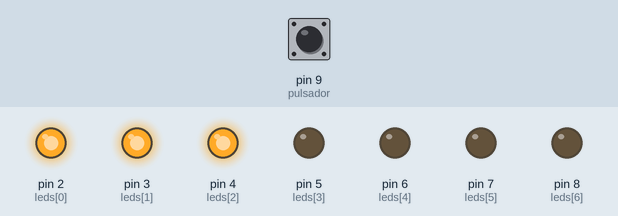
The sketch below on a simulated Arduino Uno, built with avr-gcc and run on an emulated ATmega328P. Parts: output pins drawn as LEDs (lit = HIGH). Dashed ring = blinking. The test bench sets the inputs (shaded band); at power-on: pin 9 (pulsador) LOW.

Above: at 1.2 s.
1.3 s: pin 9 (pulsador) pulled HIGH for 0.15 s
At 2.34 s:
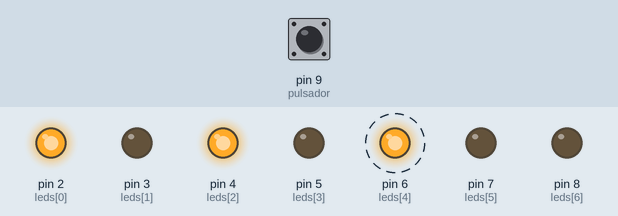
4.3 s: pin 9 (pulsador) pulled HIGH for 1 s
At 6.57 s:
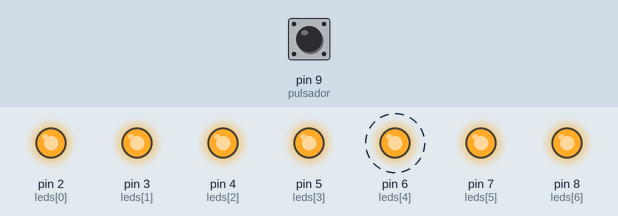
8.3 s: pin 9 (pulsador) pulled HIGH for 0.15 s
At 9.04 s:
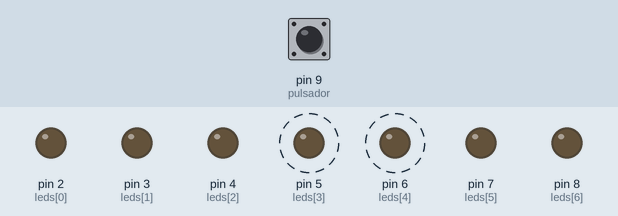
11.3 s: pin 9 (pulsador) pulled HIGH for 3.2 s
Timing chart, 0 to 17.0 s (numbered marks = the images above; inputs shaded):
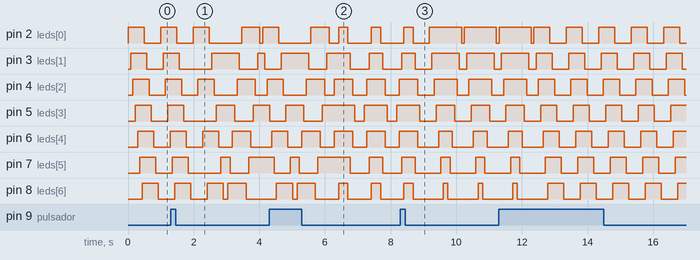

Measured:
- by itself, pin 5 (leds[3]): alternates HIGH for 0.49 s and LOW for 0.50 s

The sketch:

secuencias_de_leds_v2.ino
```cpp
/*

  Código escrito por: Esteban Carrillo para EDEPTEC.
  Página web: https://www.edeptec.com
  Facebook: @edeptec
  Youtube: https://youtube.com/c/EDEPTEC

*/
#define pulsador 9                   // Pulsador en el pin 9
bool estadoAnteriorPulsador = 0;     // Variable para almacenar el estado anterior del pulsador
byte leds[] = {2, 3, 4, 5, 6, 7, 8}; // Pines de los LEDs
byte numeroDeLeds = sizeof(leds);    // Número de LEDs
byte numeroDeSecuencia = 0;          // Variable para almacenar el numero de la secuencia actual
byte numeroTotalDeSecuencias = 4;    // Número total de secuencias
byte const pausa = 60;               // Tiempo de pausa en milisegundos entre cambios de led

char estadosDeLosLeds[]{
    // Estados de los LEDs
    B1111111,
    B0000000,
    B1010101,
    B0101010,
};

/**
 * Inicializa los pines de los LEDs como salidas y el pin del pulsador como
 * entrada.
 *
 * Se llama a pinMode() para establecer el pin del pulsador como entrada y
 * todos los pines de los LEDs como salidas.
 */
void setup()
{
  pinMode(pulsador, INPUT);
  for (int i = 0; i < numeroDeLeds; i++)
  {
    pinMode(leds[i], OUTPUT);
  }
}

/**
 * El bucle principal del programa.
 *
 * En este bucle se verifica el estado del pulsador (pulsador) y se cambia el
 * patrón de encendido de los LEDs dependiendo de la secuencia actual.
 *
 * Se llama a la función botonPulsado() para verificar el estado del pulsador y
 * cambiar la secuencia actual si es necesario.
 *
 * Luego, se utiliza un switch para llamar a la función de secuencia actual que
 * enciende y apaga los LEDs de acuerdo al patrón establecido.
 */
void loop()
{

  botonPulsado();

  switch (numeroDeSecuencia)
  {
  case 0:
    secuenciaUno();
    break;
  case 1:
    secuenciaDos();
    break;
  case 2:
    secuenciaTres();
    break;
  case 3:
    secuenciaCuatro();
    break;
  default:
    break;
  }
}

/**
 * Secuencia de encendido de LEDs que inicia desde el principio y repite el patrón.
 *
 * En este método, los LEDs se encienden y apagan en un patrón que comienza desde el principio
 * del array de LEDs y avanza hacia el final dos veces una para encender y otra para apagar los LEDs.
 */
void secuenciaUno()
{
  inicioFin(0);
  inicioFin(1);
}

/**
 * Secuencia de encendido de LEDs que inicia desde un patrón alterno y
 * termina en otro patrón alterno inverso.
 *
 * En este método, los LEDs se encienden en un patrón alterno que avanza
 * desde el inicio hacia el final y luego desde el final hacia el inicio.
 */
void secuenciaDos()
{
  inicioFin(2);
  inicioFin(3);
  finInicio(2);
  finInicio(3);
}

/**
 * Secuencia de encendido de LEDs que inicia desde el centro y avanza hacia fuera y
 * luego inicia desde afuera hacia el centro.
 *
 * En este método, los LEDs se encienden en un patrón que comienza en el centro del
 * array de LEDs y avanza hacia fuera, luego se revierte el patrón y se encienden
 * los LEDs en orden inverso.
 */
void secuenciaTres()
{
  centroAfuera(0);
  afueraCentro(1);
}

/**
 * Secuencia de encendido de LEDs que inicia desde el principio y termina en el final
 * y luego inicia desde el final y termina en el principio.
 *
 * En este método, los LEDs se encienden en un patrón que comienza desde el principio
 * del array de LEDs y avanza hacia el final y luego comienza desde el final y avanza
 * hacia el principio.
 */
void secuenciaCuatro()
{
  inicioFin(0);
  finInicio(1);
}

/**
 * Verifica si el pulsador ha sido presionado y cambia la secuencia actual si es necesario.
 *
 * En este método, se verifica el estado del pulsador y se actualiza la variable
 * estadoAnteriorPulsador con el valor leido. Luego, si el usuario ha presionado el
 * pulsador, se incrementa el numeroDeSecuencia y se aplica un retraso de 10ms.
 *
 * Después, se verifica si el numeroDeSecuencia ha superado el numeroTotalDeSecuencias y
 * se reemplaza con 0 si es necesario.
 */
void botonPulsado()
{
  bool estadoPulsador = digitalRead(pulsador);
  (estadoPulsador != estadoAnteriorPulsador && estadoPulsador) && numeroDeSecuencia++;
  delay(10);
  estadoAnteriorPulsador = estadoPulsador;
  numeroDeSecuencia = numeroDeSecuencia > numeroTotalDeSecuencias - 1 ? 0 : numeroDeSecuencia;
}

/**
 * Enciende los LEDs en una secuencia desde el inicio hacia el final.
 *
 * En este método, los LEDs se encienden en un patrón que comienza desde el
 * principio del array de LEDs y avanza hacia el final. Se actualiza el estado
 * de los LEDs utilizando la máscara de bits proporcionada por estadosDeLosLeds
 * para el número de secuencia dado. Durante la ejecución, se verifica si el
 * botón ha sido pulsado para cambiar de secuencia y se introduce una pausa
 * entre cada activación de LED.
 *
 * @param numeroDeSecuencia El índice de la secuencia de activación en el array
 *                          estadosDeLosLeds que determina el patrón de encendido
 *                          de los LEDs.
 */
void inicioFin(byte numeroDeSecuencia)
{
  for (int i = 0; i < numeroDeLeds; i++)
  {
    digitalWrite(leds[i], (estadosDeLosLeds[numeroDeSecuencia] & (1 << i) ? 1 : 0));
    botonPulsado();
    delay(pausa);
  }
}

/**
 * Apaga los LEDs en una secuencia desde el final hacia el principio.
 *
 * En este método, los LEDs se apagan en un patrón que comienza en el final
 * del array de LEDs y avanza hacia el principio. Se actualiza el estado de los LEDs
 * utilizando la máscara de bits proporcionada por estadosDeLosLeds para el número
 * de secuencia dado. Durante la ejecución, se verifica si el botón ha sido pulsado
 * para cambiar de secuencia y se introduce una pausa entre cada desactivación de LED.
 *
 * @param numeroDeSecuencia El índice de la secuencia de activación en el array
 *                          estadosDeLosLeds que determina el patrón de encendido
 *                          de los LEDs.
 */
void finInicio(byte numeroDeSecuencia)
{
  for (int i = numeroDeLeds; i > -1; i--)
  {
    digitalWrite(leds[i], (estadosDeLosLeds[numeroDeSecuencia] & (1 << i) ? 1 : 0));
    botonPulsado();
    delay(pausa);
  }
}

/**
 * Enciende los LEDs en una secuencia desde el centro hacia afuera.
 *
 * En este método, los LEDs se encienden en un patrón que comienza en el centro
 * del array de LEDs y avanza hacia fuera. Se actualiza el estado de los LEDs
 * utilizando la máscara de bits proporcionada por estadosDeLosLeds para el número
 * de secuencia dado. Durante la ejecución, se verifica si el botón ha sido pulsado
 * para cambiar de secuencia y se introduce una pausa entre cada activación de LED.
 *
 * @param numeroDeSecuencia El índice de la secuencia de activación en el array
 *                          estadosDeLosLeds que determina el patrón de encendido
 *                          de los LEDs.
 */
void centroAfuera(byte numeroDeSecuencia)
{

  byte mitad = roundf(numeroDeLeds / 2.00);
  String type = (numeroDeLeds % 2 == 0) ? "par" : "impar";

  for (int i = 0; i < numeroDeLeds; i++)
  {
    digitalWrite(leds[type.equals("par") ? (mitad - 1) + i + 1 : (mitad - 1) + i], (estadosDeLosLeds[numeroDeSecuencia] & (1 << i) ? 1 : 0));
    digitalWrite(leds[(mitad - 1) - i], (estadosDeLosLeds[numeroDeSecuencia] & (1 << i) ? 1 : 0));
    botonPulsado();
    delay(pausa);
  }
}

/**
 * Activa los LEDs en una secuencia desde los extremos hacia el centro.
 *
 * En este método, los LEDs se encienden en un patrón que comienza en los extremos
 * del array de LEDs y avanza hacia el centro. Se actualiza el estado de los LEDs
 * utilizando la máscara de bits proporcionada por estadosDeLosLeds para el número
 * de secuencia dado. Durante la ejecución, se verifica si el botón ha sido pulsado
 * para cambiar de secuencia y se introduce una pausa entre cada activación de LED.
 *
 * @param numeroDeSecuencia El índice de la secuencia de activación en el array
 *                          estadosDeLosLeds que determina el patrón de encendido
 *                          de los LEDs.
 */
void afueraCentro(byte numeroDeSecuencia)
{
  for (int i = numeroDeLeds - 1; i > -1; i--)
  {
    digitalWrite(leds[(numeroDeLeds - 1) - i], (estadosDeLosLeds[numeroDeSecuencia] & (1 << i) ? 1 : 0));
    digitalWrite(leds[i], (estadosDeLosLeds[numeroDeSecuencia] & (1 << i) ? 1 : 0));
    botonPulsado();
    delay(pausa);
  }
}
```
